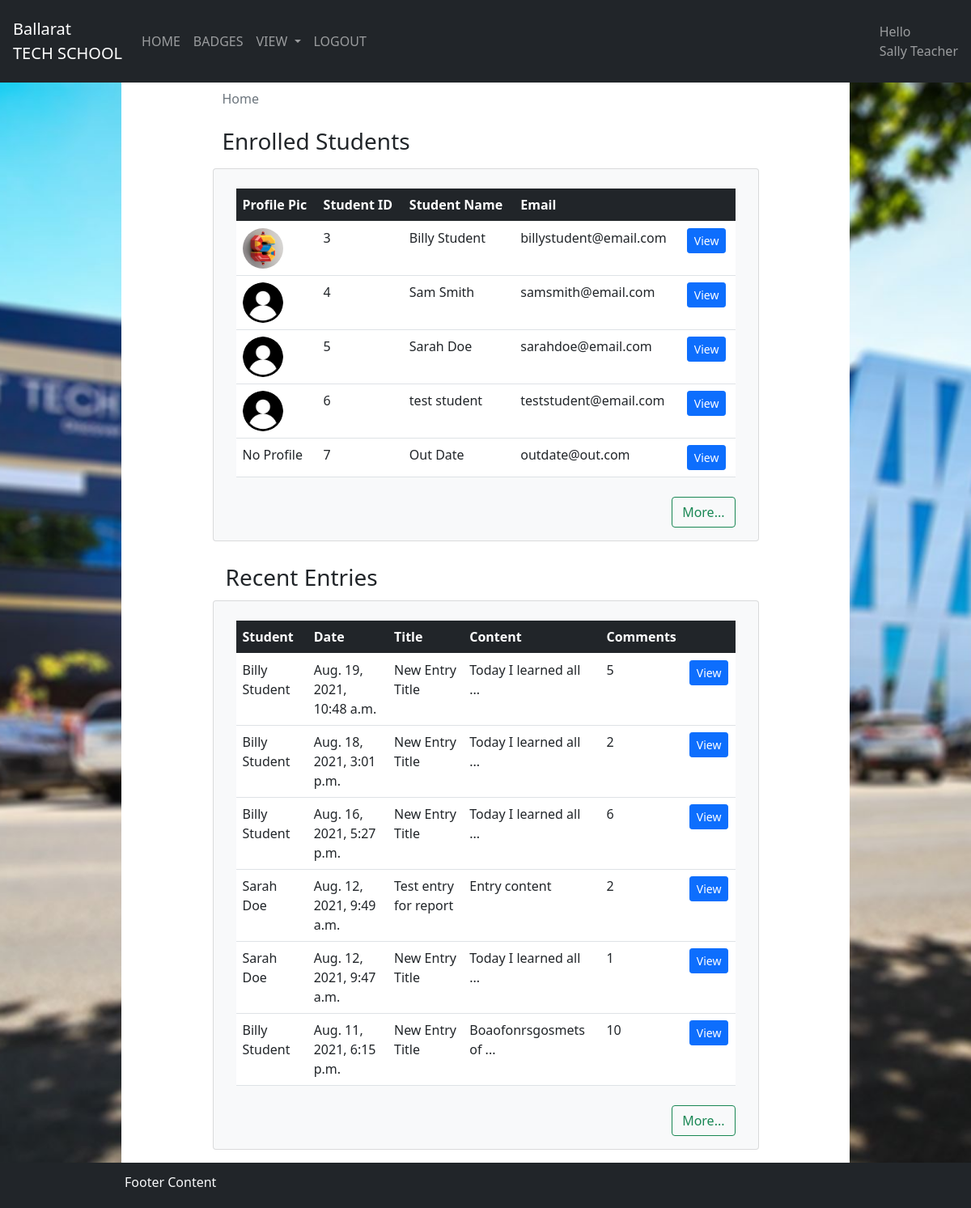
Screenshot of /teacher/ (signed in) with the database file from the repository.
### bts_user/models.py (models this page shows)
class Profile(models.Model):
    user = models.OneToOneField(User, on_delete=models.CASCADE)                                   #Create a profile for users
    image = models.ImageField(default='images/default.jpg', upload_to="images/user_profile")      #If user is deleted the profile will be deleted too,

### entry/models.py (models this page shows)
class Entry(models.Model):
	entry_id = models.BigAutoField(primary_key=True)
	entry_title = models.TextField(max_length=100) # the title of the entry with a text limit of 100
	entry_content = models.TextField(max_length=500) # the actual content of the entry field with a text limit of 500
	entry_date = models.DateTimeField(auto_now=True) # the time that the entry was created
	report_id = models.ForeignKey(Report, on_delete=models.CASCADE)
	def get_absolute_url(self):
		return f"entry/{self.entry_id}"

### report/models.py (models this page shows)
class Report(models.Model):
	report_id = models.BigAutoField(primary_key=True)
	report_title = models.TextField(max_length=100)
	student_id = models.ForeignKey(User, on_delete=models.CASCADE)
	report_active = models.BooleanField(default=False)
	report_additional_comment = models.TextField(max_length=1000, null=True, blank=True)
	report_start_date = models.DateField()
	report_end_date = models.DateField()

### login/decorators.py (the view, shortened to what this page needs)
		def wrapper_func(request, *args, **kwargs):
			return view_func(request, *args, **kwargs)

### views/views.py (called while the page is built)
@login_required(login_url="/")
@allowed_users(allowed_roles=['staff'])
@active_report()
def teacher_dashboard_view(request, *args, **kwargs):
	user_list = User.objects.filter(groups__name='student')
	student_entries = Entry.objects.annotate(num_comments=models.Count('comment')).all().order_by('-entry_date')
	profile_list = []
	for student in user_list:
		try:
			student_profile = Profile.objects.get(user=student)
			profile_dict = {
				'user_details': student,
				'profile_details': student_profile
			}
			profile_list.append(profile_dict)
		except:
			profile_dict = {
				'user_details': student,
				'profile_details': None
			}
			profile_list.append(profile_dict)
	print(profile_list)
	content = {
		'profile_list': profile_list,
		'entry_list': student_entries,
		'student_list': user_list
	}
	return render(request, 'teacher_dashboard.html', content)

### templates/teacher_dashboard.html
{% extends 'teacher_base.html' %}
{% block content %}
<div class="bg-white text-dark w-75">
	<div class='d-flex justify-content-center'>
		<div class="w-75 mb-2 mt-2 text-dark ">
			<div class='container'>
				<nav aria-label="breadcrumb">
					<ol class="breadcrumb">
						<li class="breadcrumb-item active" aria-current="page">Home</li>
					</ol>
				</nav>
			</div>
			<div class='mt-4'>
				<div class='container'>
					<div class='bts_background'>
						<h3>Enrolled Students</h3>
					</div>
				</div>
			</div>
		</div>
	</div>
	<div class='d-flex justify-content-center'>
		<div class="p-3 mb-3 w-75 card bg-light text-dark ">
			<div class='container'>
				<div class="pt-2 row justify-content-md-center">
					<div class="table-responsive">
						<table class="table table-hover bg-white">
							<thead class="table-dark">
								<tr>
									<th>Profile Pic</th>
									<th>Student ID</th>
									<th>Student Name</th>
									<th>Email</th>
									<th></th>
								</tr>
							</thead>
						{% for student in profile_list|slice:":6" %}
							<tr>
								{% if student.profile_details == None %}
									<td>No Profile</td>
								{% else %}
									<td>
										<img src="{{ student.profile_details.image.url }}" style="border-radius: 50%; height:50px;">
									</td>
								{% endif %}
								<td>{{ student.user_details.id }}</td>
								<td>{{ student.user_details.first_name }} {{ student.user_details.last_name }}</td>
								<td>{{ student.user_details.email }}</td>
								<td>
									<form action="/teacher/student/{{ student.user_details.id }}">
										<button type="submit" class="btn btn-primary btn-sm">View</button>
									</form>
								</td>
							</tr>
						{% endfor %}
						</table>
				</div>
				</div>
				<div class='pt-2 d-flex justify-content-end'>
					<form action="/teacher/student">
						<button type="submit" class="btn btn-outline-success">More...</button>
					</form>
				</div>
			</div>
		</div>
	</div>
	<div class='d-flex justify-content-center'>
		<div class="p-1 mt-2 w-75 text-dark">
			<div class='container'>
				<h3>Recent Entries</h3>
			</div>
		</div>
	</div>
	<div class='d-flex justify-content-center'>
		<div class="p-3 mb-3 w-75 card bg-light text-dark">
			<div class='container'>
				<div class="pt-2 row justify-content-md-center">
					<div class="table-responsive">
						<table class="table table-hover bg-white">
							<thead class="table-dark">
								<tr>
									<th>Student</th>
									<th>Date</th>
									<th>Title</th>
									<th>Content</th>
									<th>Comments</th>
									<th></th>
								</tr>
							</thead>
						{% for entry in entry_list|slice:":6" %}
							<tr>
								<td>{{ entry.report_id.student_id.first_name }} {{ entry.report_id.student_id.last_name }}</td>
								<td>{{ entry.entry_date }}</td>
								<td>{{ entry.entry_title }}</td>
								<td>{{ entry.entry_content|slice:":20" }} {% if entry.entry_content|length > 20 %}...{% endif %}</td>
								<td>{{ entry.num_comments }}</td>
								<td>
									<form action="/teacher/{{ entry.get_absolute_url }}">
										<button type="submit" class="btn btn-primary btn-sm">View</button>
									</form>
								</td>
							</tr>
						{% endfor %}
						</table>
					</div>
				</div>
				<div class='pt-2 d-flex justify-content-end'>
					<form action="/teacher/entry/">
						<button type="submit" class="btn btn-outline-success">More...</button>
					</form>
				</div>
			</div>
		</div>
	</div>
</div>
{% endblock %}

### templates/teacher_header.html (shortened to what this page needs)
{% load static %}
<body>
<nav class="navbar navbar-expand-lg navbar-dark bg-dark p-3">
  <a class="navbar-brand" href="/teacher">Ballarat </br> TECH SCHOOL</a>
  <div class="collapse navbar-collapse" id="navbarSupportedContent">
    <ul class="navbar-nav">
      <li class="nav-item">
          <a class="nav-link" href="/teacher">HOME</a>
      </li>
      <li class="nav-item">
          <a class="nav-link" href="/teacher/badge">BADGES</a>
      </li>
      <li class="nav-item dropdown">
          <a class="nav-link dropdown-toggle" href="#" id="navbarDropdown" role="button" data-toggle="dropdown" aria-haspopup="true" aria-expanded="false">
            VIEW
          </a>
      </li>
      <li class="nav-item">
          <a class="nav-link" href="/logout/">LOGOUT</a>
      </li>
    </ul>
  </div>
  <div class='d-flex justify-content-end'>
        <span class="navbar-text">
          Hello</br> {{ request.user.first_name }} {{ request.user.last_name }}
        </span>
    </div>
</nav>

### rows the page displays
Entry: report_id.student_id.first_name "Billy", report_id.student_id.last_name "Student", entry_date "Aug. 19, 2021, 10:48 a.m.", entry_title "New Entry Title", entry_content "Today I learned all", num_comments "5"
Entry: report_id.student_id.first_name "Billy", report_id.student_id.last_name "Student", entry_date "Aug. 18, 2021, 3:01 p.m.", entry_title "New Entry Title", entry_content "Today I learned all", num_comments "2"
Entry: report_id.student_id.first_name "Billy", report_id.student_id.last_name "Student", entry_date "Aug. 16, 2021, 5:27 p.m.", entry_title "New Entry Title", entry_content "Today I learned all", num_comments "6"
Entry: report_id.student_id.first_name "Sarah", report_id.student_id.last_name "Doe", entry_date "Aug. 12, 2021, 9:49 a.m.", entry_title "Test entry for report", entry_content "Entry content", num_comments "2"
Entry: report_id.student_id.first_name "Sarah", report_id.student_id.last_name "Doe", entry_date "Aug. 12, 2021, 9:47 a.m.", entry_title "New Entry Title", entry_content "Today I learned all", num_comments "1"
Entry: report_id.student_id.first_name "Billy", report_id.student_id.last_name "Student", entry_date "Aug. 11, 2021, 6:15 p.m.", entry_title "New Entry Title", entry_content "Boaofonrsgosmets of", num_comments "10"

### other values shown
{{ request.user.first_name }} "Sally"
{{ request.user.last_name }} "Teacher"
{{ student.user_details.id }} "3"
{{ student.user_details.first_name }} "Billy"
{{ student.user_details.last_name }} "Student"
{{ student.user_details.email }} "billystudent@email.com"
{{ student.user_details.id }} "4"
{{ student.user_details.first_name }} "Sam"
{{ student.user_details.last_name }} "Smith"
{{ student.user_details.email }} "samsmith@email.com"
{{ student.user_details.id }} "5"
{{ student.user_details.first_name }} "Sarah"
{{ student.user_details.last_name }} "Doe"
{{ student.user_details.email }} "sarahdoe@email.com"
{{ student.user_details.id }} "6"
